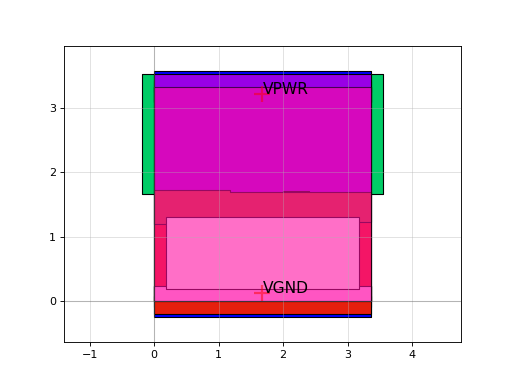

Python code for this plot:
import sky130

c = sky130.components.sky130_fd_sc_hs__or2b_1()
c.plot()
